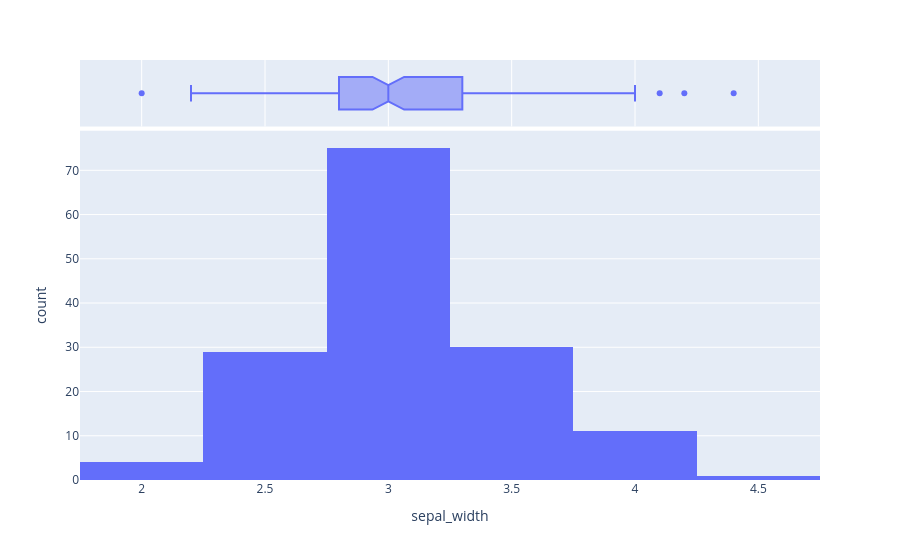

Here is the notebook cell this chart was saved with:
### Code cell
import plotly.express as px
df = px.data.iris()
fig = px.histogram(df, x='sepal_width', nbins=10, marginal='box')
fig.show()

### Figure 1 — Plotly figure (JSON) as saved in the notebook; plotly's stock layout.template omitted (floating-point values rounded to 4 significant figures; data arrays with more than 128 entries replaced by an {"elided": "..."} marker saying what was removed)
{"data": [{"bingroup": "x", "hovertemplate": "sepal_width=%{x}<br>count=%{y}<extra></extra>", "legendgroup": "", "marker": {"color": "#636efa", "pattern": {"shape": ""}}, "name": "", "nbinsx": 10, "orientation": "v", "showlegend": false, "type": "histogram", "x": {"elided": "150 float values"}, "xaxis": "x", "yaxis": "y"}, {"hovertemplate": "sepal_width=%{x}<extra></extra>", "legendgroup": "", "marker": {"color": "#636efa"}, "name": "", "notched": true, "showlegend": false, "type": "box", "x": {"elided": "150 float values"}, "xaxis": "x2", "yaxis": "y2"}], "layout": {"barmode": "relative", "legend": {"tracegroupgap": 0}, "margin": {"t": 60}, "xaxis": {"anchor": "y", "domain": [0, 1], "title": {"text": "sepal_width"}}, "xaxis2": {"anchor": "y2", "domain": [0, 1], "matches": "x", "showgrid": true, "showticklabels": false}, "yaxis": {"anchor": "x", "domain": [0, 0.8316], "title": {"text": "count"}}, "yaxis2": {"anchor": "x2", "domain": [0.8416, 1], "matches": "y2", "showgrid": false, "showline": false, "showticklabels": false, "ticks": ""}}}
